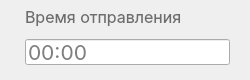
                   <widget class="QWidget" name="borderWidget_15" native="true">
                    <property name="maximumSize">
                     <size>
                      <width>16777215</width>
                      <height>68</height>
                     </size>
                    </property>
                    <layout class="QVBoxLayout" name="verticalLayout_135">
                     <property name="spacing">
                      <number>0</number>
                     </property>
                     <property name="leftMargin">
                      <number>0</number>
                     </property>
                     <property name="topMargin">
                      <number>0</number>
                     </property>
                     <property name="rightMargin">
                      <number>0</number>
                     </property>
                     <property name="bottomMargin">
                      <number>0</number>
                     </property>
                     <item>
                      <widget class="QWidget" name="widget_21" native="true">
                       <property name="minimumSize">
                        <size>
                         <width>250</width>
                         <height>0</height>
                        </size>
                       </property>
                       <property name="cursor">
                        <cursorShape>IBeamCursor</cursorShape>
                       </property>
                       <layout class="QVBoxLayout" name="verticalLayout_136">
                        <property name="spacing">
                         <number>10</number>
                        </property>
                        <property name="leftMargin">
                         <number>25</number>
                        </property>
                        <property name="topMargin">
                         <number>5</number>
                        </property>
                        <property name="rightMargin">
                         <number>20</number>
                        </property>
                        <property name="bottomMargin">
                         <number>15</number>
                        </property>
                        <item>
                         <widget class="QLabel" name="label_114">
                          <property name="minimumSize">
                           <size>
                            <width>0</width>
                            <height>24</height>
                           </size>
                          </property>
                          <property name="font">
                           <font>
                            <family>Inter</family>
                            <pointsize>12</pointsize>
                           </font>
                          </property>
                          <property name="styleSheet">
                           <string notr="true">color: #6D6D6D;</string>
                          </property>
                          <property name="text">
                           <string>Время отправления</string>
                          </property>
                         </widget>
                        </item>
                        <item>
                         <widget class="QLineEdit" name="addRoute_departureTime">
                          <property name="minimumSize">
                           <size>
                            <width>0</width>
                            <height>26</height>
                           </size>
                          </property>
                          <property name="font">
                           <font>
                            <family>Inter</family>
                            <pointsize>16</pointsize>
                           </font>
                          </property>
                          <property name="inputMask">
                           <string/>
                          </property>
                          <property name="text">
                           <string/>
                          </property>
                          <property name="placeholderText">
                           <string>00:00</string>
                          </property>
                         </widget>
                        </item>
                       </layout>
                      </widget>
                     </item>
                    </layout>
                   </widget>
